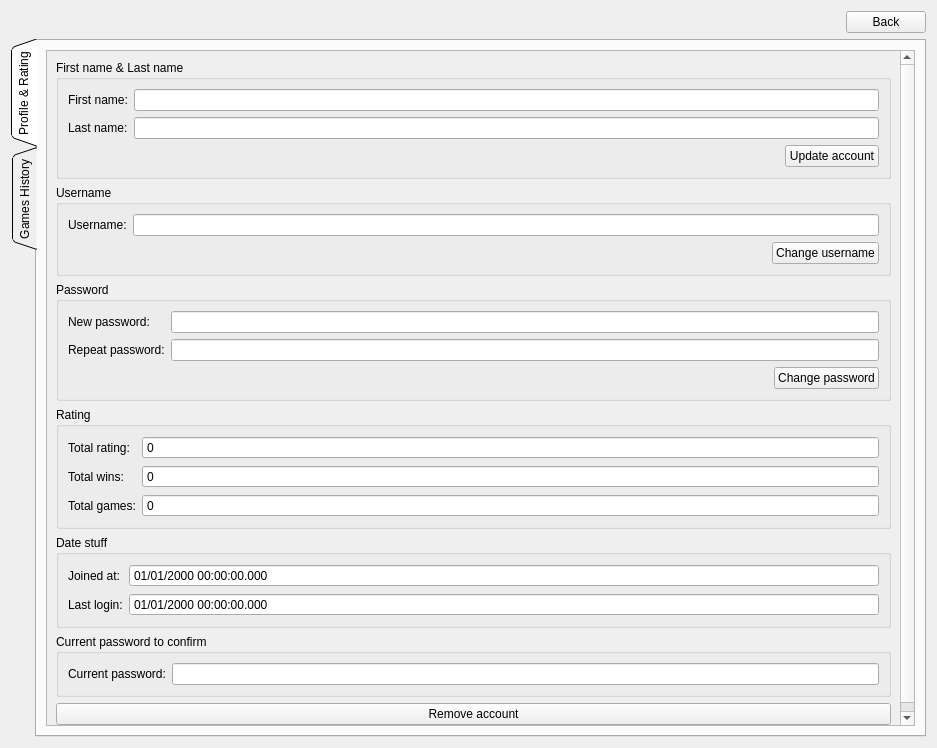
<?xml version="1.0" encoding="UTF-8"?>
<ui version="4.0">
 <class>AccountScreen</class>
 <widget class="QWidget" name="AccountScreen">
  <property name="geometry">
   <rect>
    <x>0</x>
    <y>0</y>
    <width>937</width>
    <height>748</height>
   </rect>
  </property>
  <property name="windowTitle">
   <string>Form</string>
  </property>
  <layout class="QVBoxLayout" name="verticalLayout">
   <item>
    <layout class="QHBoxLayout" name="horizontalLayout">
     <item>
      <spacer name="horizontalSpacer">
       <property name="orientation">
        <enum>Qt::Horizontal</enum>
       </property>
       <property name="sizeHint" stdset="0">
        <size>
         <width>40</width>
         <height>20</height>
        </size>
       </property>
      </spacer>
     </item>
     <item>
      <widget class="QPushButton" name="backButton">
       <property name="text">
        <string>Back</string>
       </property>
      </widget>
     </item>
    </layout>
   </item>
   <item>
    <widget class="QTabWidget" name="tabWidget">
     <property name="tabPosition">
      <enum>QTabWidget::West</enum>
     </property>
     <property name="tabShape">
      <enum>QTabWidget::Triangular</enum>
     </property>
     <property name="currentIndex">
      <number>0</number>
     </property>
     <widget class="QWidget" name="tab">
      <attribute name="title">
       <string>Profile &amp;&amp; Rating</string>
      </attribute>
      <layout class="QVBoxLayout" name="verticalLayout_2">
       <item>
        <widget class="QScrollArea" name="scrollArea">
         <property name="widgetResizable">
          <bool>true</bool>
         </property>
         <widget class="QWidget" name="scrollAreaWidgetContents">
          <property name="geometry">
           <rect>
            <x>0</x>
            <y>-85</y>
            <width>854</width>
            <height>758</height>
           </rect>
          </property>
          <layout class="QVBoxLayout" name="verticalLayout_3">
           <item>
            <widget class="QGroupBox" name="groupBox">
             <property name="title">
              <string>First name &amp;&amp; Last name</string>
             </property>
             <layout class="QGridLayout" name="gridLayout" columnstretch="0,0">
              <item row="3" column="1">
               <layout class="QHBoxLayout" name="horizontalLayout_2">
                <item>
                 <spacer name="horizontalSpacer_2">
                  <property name="orientation">
                   <enum>Qt::Horizontal</enum>
                  </property>
                  <property name="sizeHint" stdset="0">
                   <size>
                    <width>40</width>
                    <height>20</height>
                   </size>
                  </property>
                 </spacer>
                </item>
                <item>
                 <widget class="QPushButton" name="updateAccountButton">
                  <property name="text">
                   <string>Update account</string>
                  </property>
                 </widget>
                </item>
               </layout>
              </item>
              <item row="0" column="1">
               <widget class="QLineEdit" name="firstnameLineEdit"/>
              </item>
              <item row="0" column="0">
               <widget class="QLabel" name="label">
                <property name="text">
                 <string>First name:</string>
                </property>
               </widget>
              </item>
              <item row="1" column="0">
               <widget class="QLabel" name="label_2">
                <property name="text">
                 <string>Last name:</string>
                </property>
               </widget>
              </item>
              <item row="1" column="1">
               <widget class="QLineEdit" name="lastnameLineEdit"/>
              </item>
             </layout>
            </widget>
           </item>
           <item>
            <widget class="QGroupBox" name="groupBox_2">
             <property name="title">
              <string>Username</string>
             </property>
             <layout class="QGridLayout" name="gridLayout_2" columnstretch="0,1">
              <item row="0" column="0">
               <widget class="QLabel" name="label_3">
                <property name="text">
                 <string>Username:</string>
                </property>
               </widget>
              </item>
              <item row="0" column="1">
               <widget class="QLineEdit" name="usernameLineEdit"/>
              </item>
              <item row="1" column="1">
               <layout class="QHBoxLayout" name="horizontalLayout_4">
                <item>
                 <spacer name="horizontalSpacer_3">
                  <property name="orientation">
                   <enum>Qt::Horizontal</enum>
                  </property>
                  <property name="sizeHint" stdset="0">
                   <size>
                    <width>40</width>
                    <height>20</height>
                   </size>
                  </property>
                 </spacer>
                </item>
                <item>
                 <widget class="QPushButton" name="changeUsernameButton">
                  <property name="text">
                   <string>Change username</string>
                  </property>
                 </widget>
                </item>
               </layout>
              </item>
             </layout>
            </widget>
           </item>
           <item>
            <widget class="QGroupBox" name="groupBox_3">
             <property name="title">
              <string>Password</string>
             </property>
             <layout class="QGridLayout" name="gridLayout_3">
              <item row="0" column="1">
               <widget class="QLineEdit" name="newPasswordLineEdit">
                <property name="echoMode">
                 <enum>QLineEdit::Password</enum>
                </property>
               </widget>
              </item>
              <item row="0" column="0">
               <widget class="QLabel" name="label_4">
                <property name="text">
                 <string>New password:</string>
                </property>
               </widget>
              </item>
              <item row="1" column="1">
               <widget class="QLineEdit" name="repeatPasswordLineEdit">
                <property name="echoMode">
                 <enum>QLineEdit::Password</enum>
                </property>
               </widget>
              </item>
              <item row="1" column="0">
               <widget class="QLabel" name="label_5">
                <property name="text">
                 <string>Repeat password:</string>
                </property>
               </widget>
              </item>
              <item row="2" column="1">
               <layout class="QHBoxLayout" name="horizontalLayout_6">
                <item>
                 <spacer name="horizontalSpacer_4">
                  <property name="orientation">
                   <enum>Qt::Horizontal</enum>
                  </property>
                  <property name="sizeHint" stdset="0">
                   <size>
                    <width>40</width>
                    <height>20</height>
                   </size>
                  </property>
                 </spacer>
                </item>
                <item>
                 <widget class="QPushButton" name="changePasswordButton">
                  <property name="text">
                   <string>Change password</string>
                  </property>
                 </widget>
                </item>
               </layout>
              </item>
             </layout>
            </widget>
           </item>
           <item>
            <widget class="QGroupBox" name="groupBox_4">
             <property name="title">
              <string>Rating</string>
             </property>
             <layout class="QGridLayout" name="gridLayout_4" columnstretch="0,1">
              <item row="0" column="0">
               <widget class="QLabel" name="label_6">
                <property name="text">
                 <string>Total rating:</string>
                </property>
               </widget>
              </item>
              <item row="1" column="0">
               <widget class="QLabel" name="label_7">
                <property name="text">
                 <string>Total wins:</string>
                </property>
               </widget>
              </item>
              <item row="2" column="0">
               <widget class="QLabel" name="label_8">
                <property name="text">
                 <string>Total games:</string>
                </property>
               </widget>
              </item>
              <item row="0" column="1">
               <widget class="QSpinBox" name="ratingSpinBox">
                <property name="readOnly">
                 <bool>true</bool>
                </property>
                <property name="buttonSymbols">
                 <enum>QAbstractSpinBox::NoButtons</enum>
                </property>
               </widget>
              </item>
              <item row="1" column="1">
               <widget class="QSpinBox" name="winsSpinBox">
                <property name="readOnly">
                 <bool>true</bool>
                </property>
                <property name="buttonSymbols">
                 <enum>QAbstractSpinBox::NoButtons</enum>
                </property>
               </widget>
              </item>
              <item row="2" column="1">
               <widget class="QSpinBox" name="gamesSpinBox">
                <property name="readOnly">
                 <bool>true</bool>
                </property>
                <property name="buttonSymbols">
                 <enum>QAbstractSpinBox::NoButtons</enum>
                </property>
               </widget>
              </item>
             </layout>
            </widget>
           </item>
           <item>
            <widget class="QGroupBox" name="groupBox_5">
             <property name="title">
              <string>Date stuff</string>
             </property>
             <layout class="QGridLayout" name="gridLayout_5" columnstretch="0,1">
              <item row="0" column="0">
               <widget class="QLabel" name="label_9">
                <property name="text">
                 <string>Joined at:</string>
                </property>
               </widget>
              </item>
              <item row="0" column="1">
               <widget class="QDateTimeEdit" name="joinedDateTimeEdit">
                <property name="readOnly">
                 <bool>true</bool>
                </property>
                <property name="buttonSymbols">
                 <enum>QAbstractSpinBox::NoButtons</enum>
                </property>
                <property name="displayFormat">
                 <string>dd/MM/yyyy HH:mm:ss.zzz</string>
                </property>
               </widget>
              </item>
              <item row="1" column="0">
               <widget class="QLabel" name="label_10">
                <property name="text">
                 <string>Last login:</string>
                </property>
               </widget>
              </item>
              <item row="1" column="1">
               <widget class="QDateTimeEdit" name="lastLoginDateTimeEdit">
                <property name="readOnly">
                 <bool>true</bool>
                </property>
                <property name="buttonSymbols">
                 <enum>QAbstractSpinBox::NoButtons</enum>
                </property>
                <property name="displayFormat">
                 <string>dd/MM/yyyy HH:mm:ss.zzz</string>
                </property>
               </widget>
              </item>
             </layout>
            </widget>
           </item>
           <item>
            <widget class="QGroupBox" name="groupBox_6">
             <property name="title">
              <string>Current password to confirm</string>
             </property>
             <layout class="QGridLayout" name="gridLayout_6" columnstretch="0,1">
              <item row="0" column="0">
               <widget class="QLabel" name="label_11">
                <property name="text">
                 <string>Current password:</string>
                </property>
               </widget>
              </item>
              <item row="0" column="1">
               <widget class="QLineEdit" name="currentPasswordLineEdit">
                <property name="echoMode">
                 <enum>QLineEdit::Password</enum>
                </property>
               </widget>
              </item>
             </layout>
            </widget>
           </item>
           <item>
            <widget class="QPushButton" name="removeAccountButton">
             <property name="text">
              <string>Remove account</string>
             </property>
            </widget>
           </item>
           <item>
            <spacer name="verticalSpacer">
             <property name="orientation">
              <enum>Qt::Vertical</enum>
             </property>
             <property name="sizeHint" stdset="0">
              <size>
               <width>20</width>
               <height>40</height>
              </size>
             </property>
            </spacer>
           </item>
          </layout>
         </widget>
        </widget>
       </item>
      </layout>
     </widget>
     <widget class="QWidget" name="tab_2">
      <attribute name="title">
       <string>Games History</string>
      </attribute>
     </widget>
    </widget>
   </item>
  </layout>
 </widget>
 <resources/>
 <connections/>
</ui>
